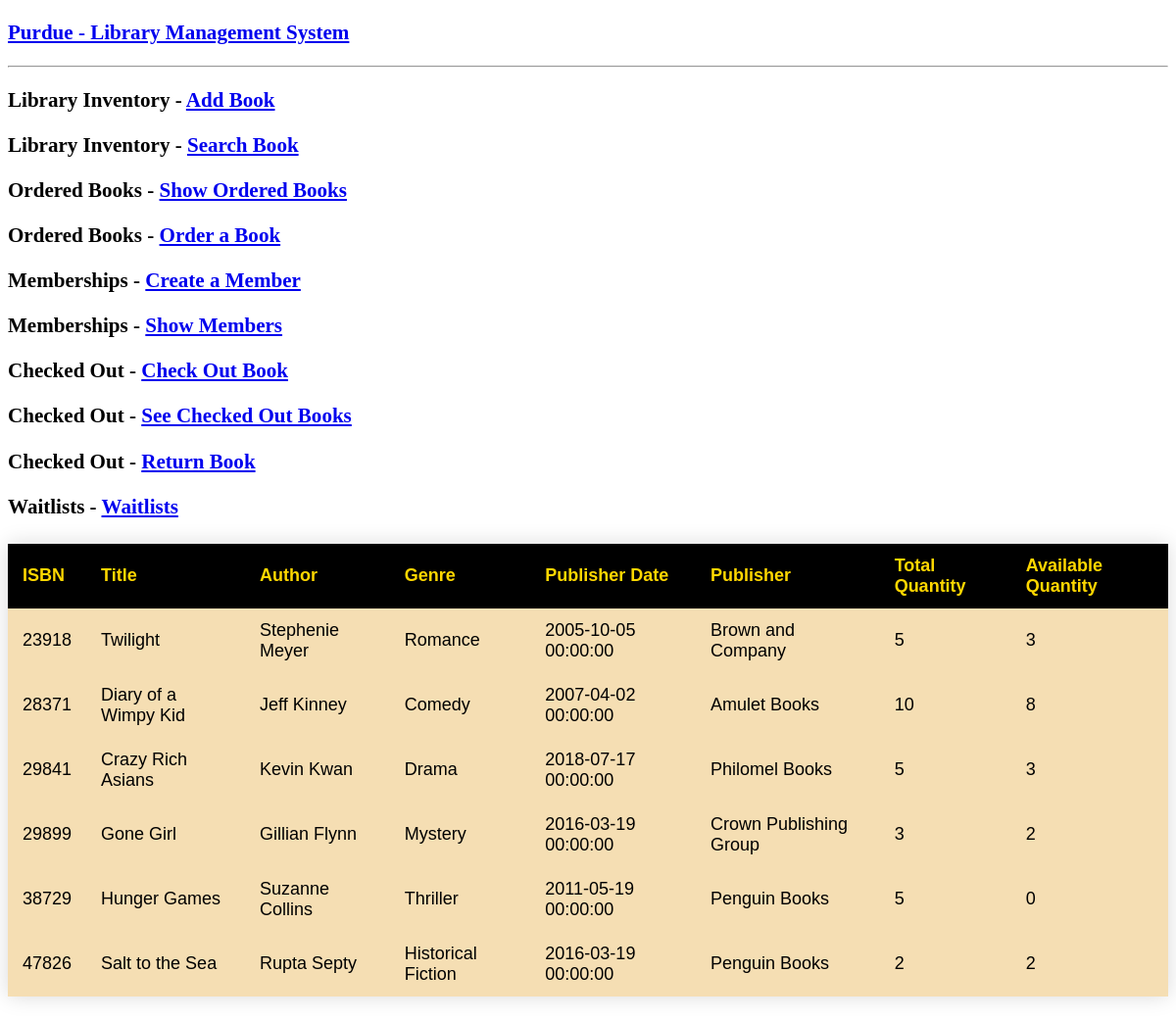
The app's page /, older data.
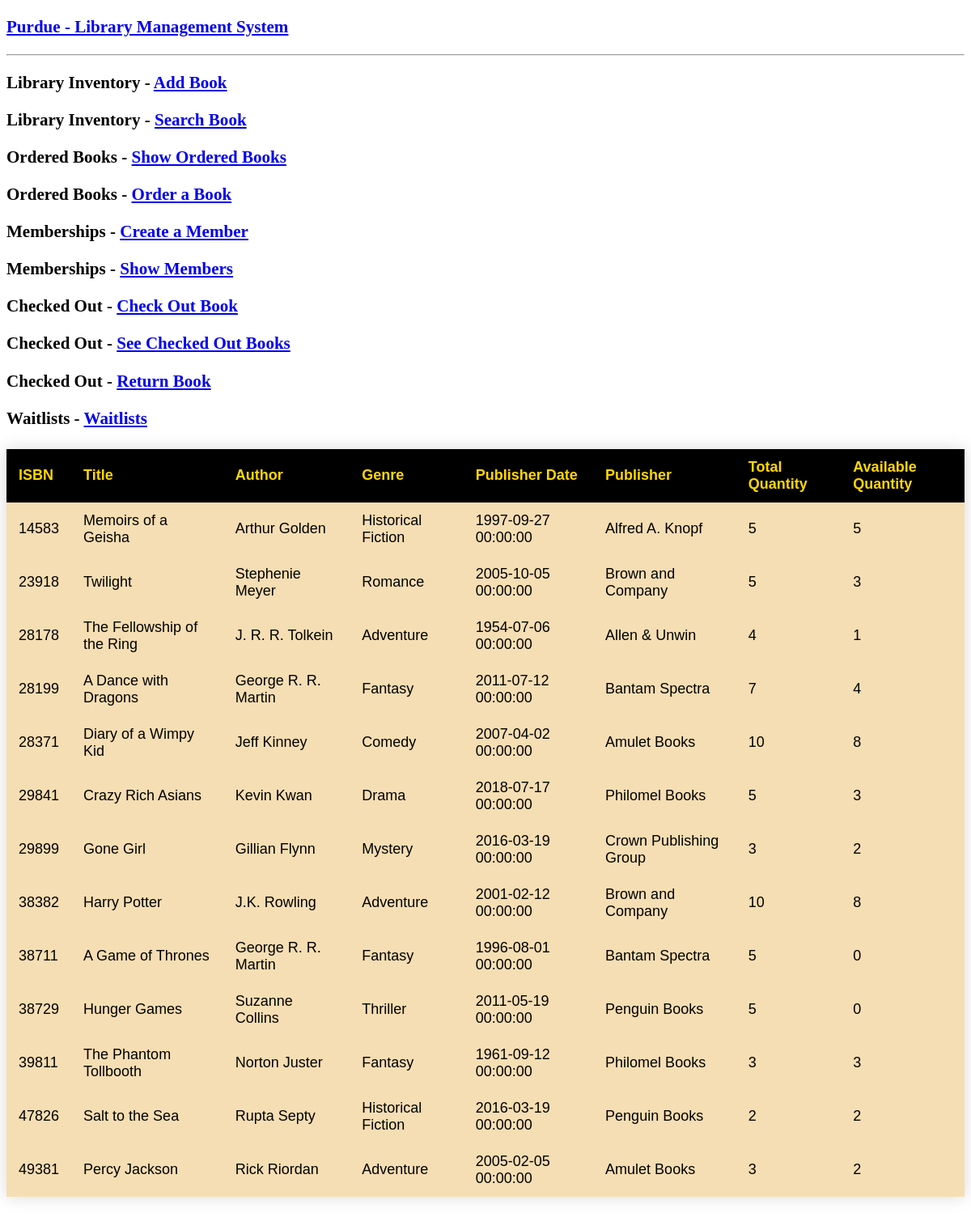
The same page, newer data.
### app.py (models this page shows, shortened)
class library(db.Model):
    isbn = db.Column(db.Integer, primary_key=True, nullable=False, index=True)
    title = db.Column(db.String(200), nullable=False)
    author = db.Column(db.String(200), nullable=False)
    genre = db.Column(db.String(200), nullable=False)
    pub_date = db.Column(db.DateTime, nullable=False)
    publisher = db.Column(db.String(200), nullable=False)
    total_quantity = db.Column(db.Integer, nullable=False)
    available_quantity = db.Column(db.Integer, nullable=True)
    @app.route('/')
    def show_all():
        return render_template('show_all.html', library_books = library.query.all())

### app.py (the view)
    @app.route('/')
    def show_all():
        return render_template('show_all.html', library_books = library.query.all())

### templates/show_all.html (shortened to what this page needs)
<!DOCTYPE html>
<html lang="en">
  <head>
  </head>
  <body>
    <h3>
      <a href="{{ url_for('show_all') }}">Purdue - Library Management System</a>
    </h3>
    <hr />
    <h3>Library Inventory - <a href="{{ url_for('new') }}">Add Book </a></h3>
    <h3>
      Library Inventory - <a href="{{ url_for('search') }}">Search Book </a>
    </h3>
    <h3>
      Ordered Books -
      <a href="{{ url_for('show_orders') }}">Show Ordered Books </a>
    </h3>
    <h3>
      Ordered Books - <a href="{{ url_for('create_order') }}">Order a Book </a>
    </h3>
    <h3>
      Memberships - <a href="{{ url_for('create_users') }}">Create a Member </a>
    </h3>
    <h3>
      Memberships - <a href="{{ url_for('show_users') }}">Show Members </a>
    </h3>
    <h3>
      Checked Out - <a href="{{ url_for('checkout_book') }}">Check Out Book </a>
    </h3>
    <h3>
      Checked Out -
      <a href="{{ url_for('show_checked') }}">See Checked Out Books </a>
    </h3>
    <h3>
      Checked Out - <a href="{{ url_for('return_book') }}">Return Book </a>
    </h3>
    <h3>
      Waitlists - <a href = "{{ url_for('waitlist_main') }}"> Waitlists </a>
    </h3>
    <table>
      <thead>
        <tr>
          <th>ISBN</th>
          <th>Title</th>
          <th>Author</th>
          <th>Genre</th>
          <th>Publisher Date</th>
          <th>Publisher</th>
          <th>Total Quantity</th>
          <th>Available Quantity</th>
        </tr>
      </thead>
      <tbody>
        {% for book in library_books %}
        <tr>
          <td>{{ book.isbn }}</td>
          <td>{{ book.title }}</td>
          <td>{{ book.author }}</td>
          <td>{{ book.genre }}</td>
          <td>{{ book.pub_date }}</td>
          <td>{{ book.publisher }}</td>
          <td>{{ book.total_quantity }}</td>
          <td>{{ book.available_quantity }}</td>
        </tr>
        {% endfor %}
      </tbody>
    </table>
  </body>
</html>

### templates/show_all.html (style rules this page uses)
table { border-collapse: collapse; margin: 25px 0; font-size: large; font-family: sans-serif; min-width: 400px; box-shadow: 0 0 20px rgba(0, 0, 0, 0.15); }
th { padding: 12px 15px; background-color: black; }
thead { background-color: black; color: gold; text-align: left; }
tr { background-color: wheat; text-align: left; }
td { padding: 12px 15px; background-color: wheat; }
body { font-size: large; }

Row changes from the older to the newer data that the page shows:
added library: isbn "14583", title "Memoirs of a Geisha", author "Arthur Golden", genre "Historical Fiction", pub_date "1997-09-27 00:00:00", publisher "Alfred A. Knopf", total_quantity "5", available_quantity "5"
added library: isbn "28178", title "The Fellowship of the Ring", author "J. R. R. Tolkein", genre "Adventure", pub_date "1954-07-06 00:00:00", publisher "Allen & Unwin", total_quantity "4", available_quantity "1"
added library: isbn "28199", title "A Dance with Dragons", author "George R. R. Martin", genre "Fantasy", pub_date "2011-07-12 00:00:00", publisher "Bantam Spectra", total_quantity "7", available_quantity "4"
added library: isbn "38382", title "Harry Potter", author "J.K. Rowling", genre "Adventure", pub_date "2001-02-12 00:00:00", publisher "Brown and Company", total_quantity "10", available_quantity "8"
added library: isbn "38711", title "A Game of Thrones", author "George R. R. Martin", genre "Fantasy", pub_date "1996-08-01 00:00:00", publisher "Bantam Spectra", total_quantity "5", available_quantity "0"
added library: isbn "39811", title "The Phantom Tollbooth", author "Norton Juster", genre "Fantasy", pub_date "1961-09-12 00:00:00", publisher "Philomel Books", total_quantity "3", available_quantity "3"
added library: isbn "49381", title "Percy Jackson", author "Rick Riordan", genre "Adventure", pub_date "2005-02-05 00:00:00", publisher "Amulet Books", total_quantity "3", available_quantity "2"
